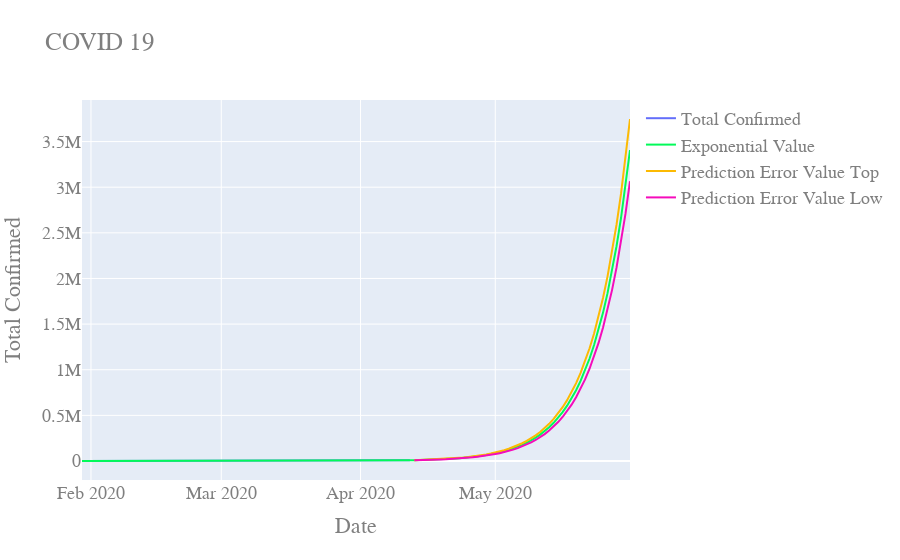

Notebook code for this chart:
### Code cell
fig = go.Figure()

fig.add_trace(go.Scatter(
    x=df['Date'],
    y=df['Total Confirmed'],
    name="Total Confirmed"       # this sets its legend entry
))


fig.add_trace(go.Scatter(
    x=df['Date'],
    y=expo_line(df['Total Confirmed'][0:74],123),
    line=dict(color="#02fa59"),
    name="Exponential Value"
))

fig.add_trace(go.Scatter(
    x=df['Date'][74:123],
    y=pr_arr_top,
    line=dict(color="#fcba03"),
    name="Prediction Error Value Top"
))

fig.add_trace(go.Scatter(
    x=df['Date'][74:123],
    y=pr_arr_low,
    line=dict(color="#f50cbb"),
    name="Prediction Error Value Low"
))

fig.update_layout(
    title="COVID 19",
    xaxis_title="Date",
    yaxis_title="Total Confirmed",
    font=dict(
        family="Courier New, monospace",
        size=18,
        color="#7f7f7f"
    )
)

fig.show()
